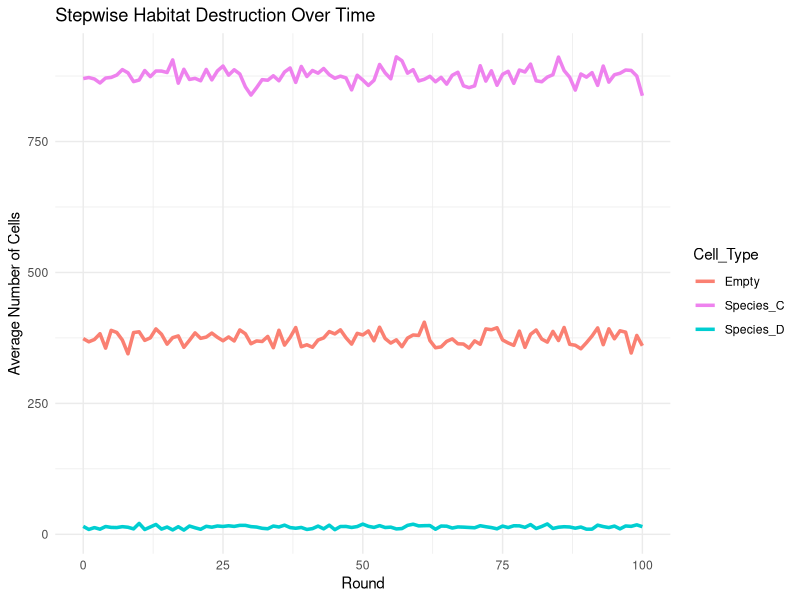

This figure's R source:
# Load necessary libraries
library(ggplot2)
library(tidyr)
library(dplyr)

# Set path
setwd("/Users/mac/code/cs361/final-project-emma-luke/Experiment data")

# Load the expansion result dataset
data_expansion <- read.csv("expansion.csv")

# Convert to long format for ggplot
data_long <- pivot_longer(data_expansion,
    cols = c("Species_C", "Species_D", "Empty"),
    names_to = "Cell_Type",
    values_to = "Count"
)

# Plot over rounds (x-axis)
ggplot(data_long, aes(x = Rounds, y = Count, color = Cell_Type)) +
    geom_line(size = 1.2) +
    labs(
        title = "Stepwise Habitat Destruction Over Time",
        x = "Round",
        y = "Average Number of Cells"
    ) +
    scale_color_manual(values = c(
        "Species_C" = "violet",
        "Species_D" = "darkturquoise",
        "Empty" = "salmon"
    )) +
    theme_minimal()
